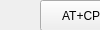
     <widget class="QWidget" name="page_11">
      <property name="geometry">
       <rect>
        <x>0</x>
        <y>0</y>
        <width>100</width>
        <height>30</height>
       </rect>
      </property>
      <attribute name="label">
       <string>GPRS</string>
      </attribute>
      <widget class="QPushButton" name="pb_test_log_r">
       <property name="geometry">
        <rect>
         <x>150</x>
         <y>230</y>
         <width>91</width>
         <height>31</height>
        </rect>
       </property>
       <property name="text">
        <string>AT+CGPADDR</string>
       </property>
      </widget>
      <widget class="QPushButton" name="pushButton_3">
       <property name="geometry">
        <rect>
         <x>250</x>
         <y>190</y>
         <width>91</width>
         <height>31</height>
        </rect>
       </property>
       <property name="text">
        <string>AT+CGACT=0</string>
       </property>
      </widget>
      <widget class="QPushButton" name="pushButton_2">
       <property name="geometry">
        <rect>
         <x>150</x>
         <y>190</y>
         <width>91</width>
         <height>31</height>
        </rect>
       </property>
       <property name="text">
        <string>AT+CGACT=1</string>
       </property>
      </widget>
      <widget class="QPushButton" name="pb_test_debug_off_AT_2">
       <property name="geometry">
        <rect>
         <x>250</x>
         <y>90</y>
         <width>91</width>
         <height>31</height>
        </rect>
       </property>
       <property name="text">
        <string>AT+CGATT=0</string>
       </property>
      </widget>
      <widget class="QPushButton" name="pb_test_debug_on_AT">
       <property name="geometry">
        <rect>
         <x>40</x>
         <y>90</y>
         <width>101</width>
         <height>31</height>
        </rect>
       </property>
       <property name="text">
        <string>AT+CGATT?</string>
       </property>
      </widget>
      <widget class="QPushButton" name="pb_test_debug_off_AT">
       <property name="geometry">
        <rect>
         <x>150</x>
         <y>90</y>
         <width>91</width>
         <height>31</height>
        </rect>
       </property>
       <property name="text">
        <string>AT+CGATT=1</string>
       </property>
      </widget>
      <widget class="QPushButton" name="pushButton">
       <property name="geometry">
        <rect>
         <x>40</x>
         <y>190</y>
         <width>101</width>
         <height>31</height>
        </rect>
       </property>
       <property name="text">
        <string>AT+CGACT?</string>
       </property>
      </widget>
      <widget class="QPushButton" name="pushButton_5">
       <property name="geometry">
        <rect>
         <x>40</x>
         <y>0</y>
         <width>101</width>
         <height>31</height>
        </rect>
       </property>
       <property name="text">
        <string>AT+CPIN?</string>
       </property>
      </widget>
      <widget class="QPushButton" name="pushButton_6">
       <property name="geometry">
        <rect>
         <x>150</x>
         <y>0</y>
         <width>91</width>
         <height>31</height>
        </rect>
       </property>
       <property name="text">
        <string>AT+CREG?</string>
       </property>
      </widget>
      <widget class="QPushButton" name="pushButton_7">
       <property name="geometry">
        <rect>
         <x>150</x>
         <y>40</y>
         <width>91</width>
         <height>31</height>
        </rect>
       </property>
       <property name="text">
        <string>AT+CGREG?</string>
       </property>
      </widget>
      <widget class="QPushButton" name="pushButton_8">
       <property name="geometry">
        <rect>
         <x>240</x>
         <y>0</y>
         <width>91</width>
         <height>31</height>
        </rect>
       </property>
       <property name="text">
        <string>AT+CSQ</string>
       </property>
      </widget>
      <widget class="QLineEdit" name="le_cgdcont">
       <property name="geometry">
        <rect>
         <x>250</x>
         <y>140</y>
         <width>111</width>
         <height>31</height>
        </rect>
       </property>
       <property name="font">
        <font>
         <family>Arial</family>
         <weight>75</weight>
         <bold>true</bold>
        </font>
       </property>
       <property name="text">
        <string>1,&quot;IP&quot;,&quot;cmnet&quot;</string>
       </property>
       <property name="readOnly">
        <bool>false</bool>
       </property>
      </widget>
      <widget class="QPushButton" name="pushButton_13">
       <property name="geometry">
        <rect>
         <x>160</x>
         <y>140</y>
         <width>81</width>
         <height>31</height>
        </rect>
       </property>
       <property name="text">
        <string>AT+CGDCONT=</string>
       </property>
      </widget>
      <widget class="QPushButton" name="pushButton_14">
       <property name="geometry">
        <rect>
         <x>50</x>
         <y>140</y>
         <width>81</width>
         <height>31</height>
        </rect>
       </property>
       <property name="text">
        <string>AT+CGDCONT?</string>
       </property>
      </widget>
     </widget>
